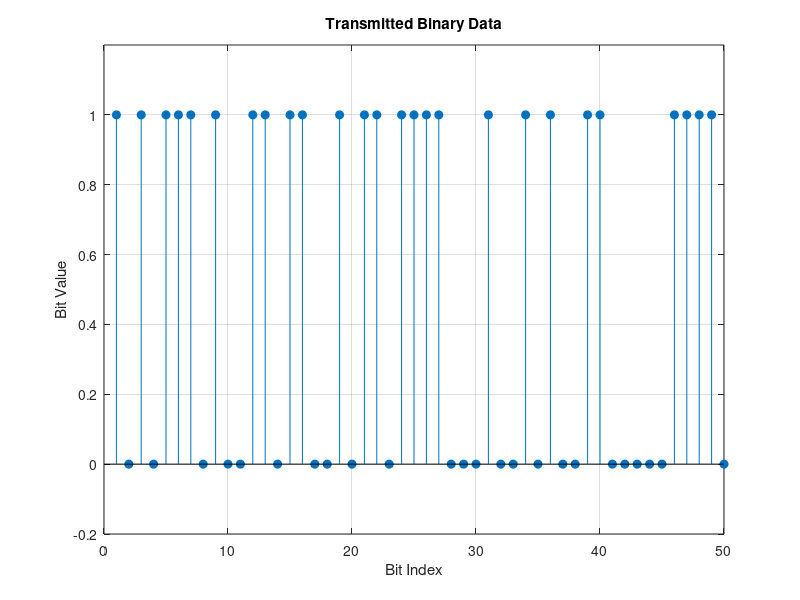
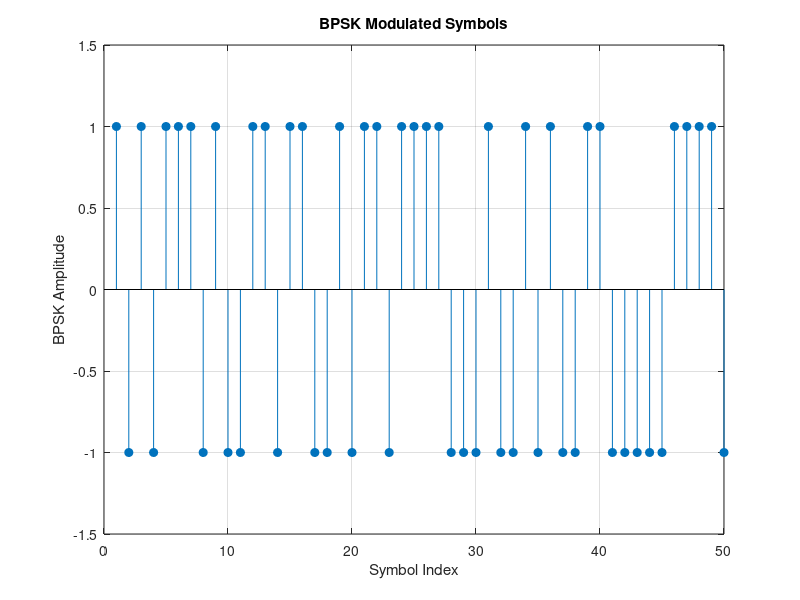
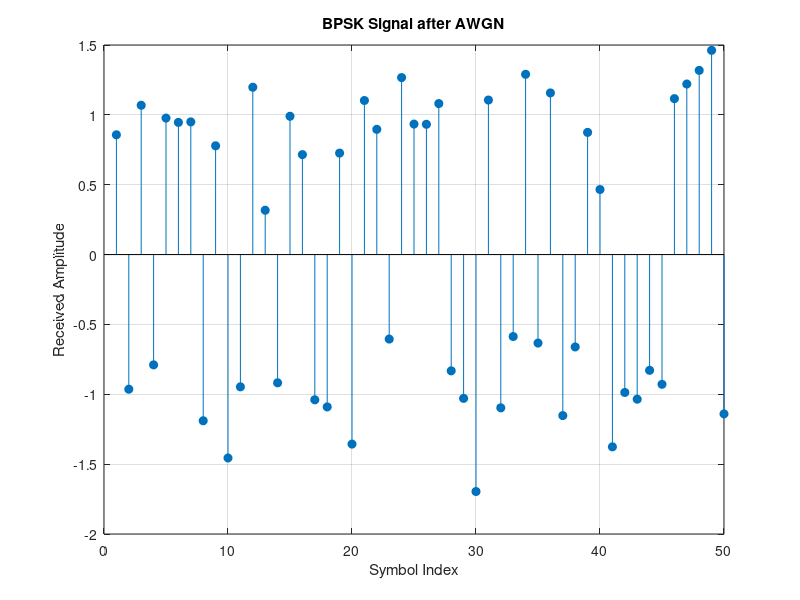
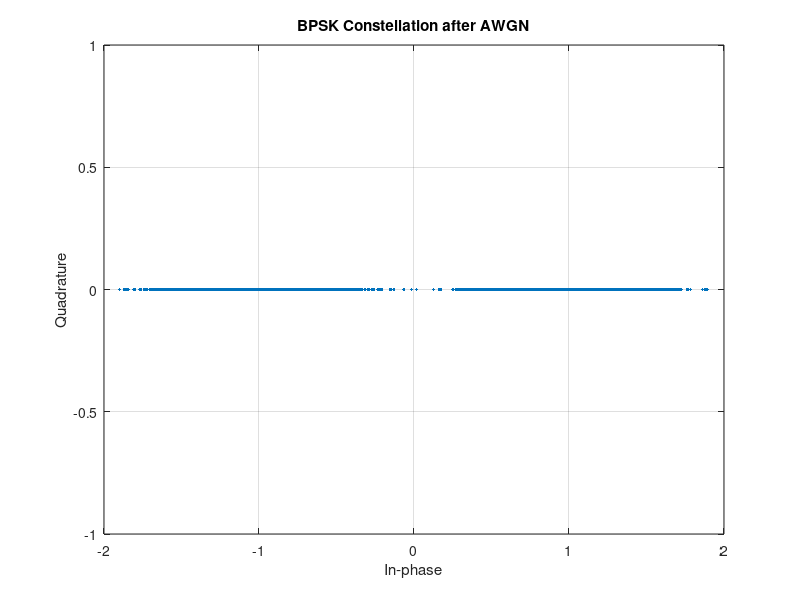

MATLAB code for these plots, in order:
clc;
clear;
close all;

%% DOPPLERLINK - PHASE 2
% Generate binary data, BPSK symbols and AWGN signal.

rng(10);                         % Repeatable simulation
Nbits = 5000;
EbN0_dB = 8;

bits = randi([0 1],1,Nbits);

% BPSK mapping: 0 -> -1, 1 -> +1
symbols = 2*bits - 1;

% Unit-energy BPSK with AWGN
EbN0 = 10^(EbN0_dB/10);
noise_sigma = sqrt(1/(2*EbN0));
noise = noise_sigma*randn(1,Nbits);

rx_awgn = symbols + noise;

fprintf('DOPPLERLINK - PHASE 2\n');
fprintf('===============================================\n');
fprintf('Number of bits = %d\n',Nbits);
fprintf('Eb/N0           = %.2f dB\n',EbN0_dB);

figure;
stem(1:50,bits(1:50),'filled');
grid on;
ylim([-0.2 1.2]);
xlabel('Bit Index');
ylabel('Bit Value');
title('Transmitted Binary Data');

figure;
stem(1:50,symbols(1:50),'filled');
grid on;
ylim([-1.5 1.5]);
xlabel('Symbol Index');
ylabel('BPSK Amplitude');
title('BPSK Modulated Symbols');

figure;
stem(1:50,rx_awgn(1:50),'filled');
grid on;
xlabel('Symbol Index');
ylabel('Received Amplitude');
title('BPSK Signal after AWGN');

figure;
plot(real(rx_awgn),zeros(size(rx_awgn)),'.');
grid on;
xlabel('In-phase');
ylabel('Quadrature');
xlim([-2 2]);
ylim([-1 1]);
title('BPSK Constellation after AWGN');

save('Phase2_BPSK_AWGN.mat','bits','symbols','rx_awgn','Nbits','EbN0_dB');

fprintf('Phase 2 completed.\n');
fprintf('Results saved to Phase2_BPSK_AWGN.mat\n');
